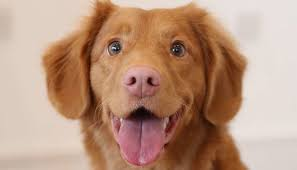
#> input picture dog.jpg, 297 x 170 px, found by its file name
$ python 'practice_3 solution.py'
#> lines starting #> are read from the running program, lines starting #| are printed output that depends on the picture; after the words box and inside, x2 and y2 are one past the last pixel; in counts of white or black regions, pixels touching at a corner belong together
# ----------------------------------------- IMPORTANT INFORTMATION -------------------------------------------------------
# In these practice problems, questions will be commented out by default. When you work on a problem, uncomment the relevant code
# by selecting the lines and pressing CTRL + / (Windows) or CMD + / (Mac).
# For example, for problem 0, we select from PROBLEM 0 START to PROBLEM 0 END
# Try it below


# # ---------- PROBLEM 0 START ----------
# print('hello world!')
# # ---------- PROBLEM 0 END ----------


# When you are finished with each problem, run it to make sure the output matches what you expect. Then, re-comment that problem
# by using the same method and move on to the next problem!


# ---------------------------------------- PROBLEM 1 START ----------------------------------------
# Start off by importing the OpenCV library.
# ---------- SOLUTION GOES HERE ----------
import cv2
# ----------------------------------------
# Now, let's load an image into Python. Use dog.jpg that is included in this folder. You can search up "cv2.imread" for reference.
# Use the variable img to store it.
# To make sure you've loaded the image correctly, the code below it shows the image in your variable in a new window. The window closes when you press anything in your keyboard.
# if this is in the Solutions folder, the string should be '../dog.jpg'
img = cv2.imread('dog.jpg')
#> img is the input picture: shape (170, 297, 3); mean B, G, R 127.4, 149.3, 185.1


cv2.imshow("window", img)
cv2.waitKey()
cv2.destroyAllWindows()
# ---------------------------------------- PROBLEM 1 END ----------------------------------------


# ---------------------------------------- PROBLEM 2 START ----------------------------------------
# With the same image you've loaded in, convert it into grayscale and store it in the below variable.
# Reference: cv2.cvtColor
gray_img = cv2.cvtColor(img , cv2.COLOR_BGR2GRAY)
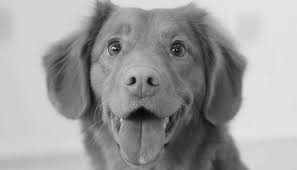
#> gray_img: shape (170, 297); min 4, max 230, mean 157.4
cv2.imshow("window", gray_img)
cv2.waitKey()
cv2.destroyAllWindows()

# ---------------------------------------- PROBLEM 2 END ----------------------------------------


# ---------------------------------------- PROBLEM 3 START ----------------------------------------
# Now, let's perform a Gaussian blur. This smooths out any noise or other weird stuff in the image.
# Doing this helps the computer not get caught up on random dark or light pixels.
# Reference: cv2.GaussianBlur
blur = cv2.GaussianBlur(gray_img, (3, 3), 100)
cv2.imshow("window", blur)
cv2.waitKey()
cv2.destroyAllWindows()
# ---------------------------------------- PROBLEM 3 END ----------------------------------------


# ---------------------------------------- PROBLEM 4 START ----------------------------------------
# Next we'll execute edge detection on the image. This one is really cool, so make sure to look at the result of this step!
# Reference: cv2.Canny()
edge = cv2.Canny(blur, 100, 200)
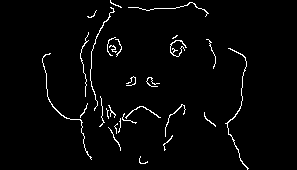
#> edge: shape (170, 297); 2.6% white in thin lines or dots, all inside (x1, y1, x2, y2) = (42, 0, 249, 170)

cv2.imshow("window", edge)
cv2.waitKey()
cv2.destroyAllWindows()

# We're almost done with the pipeline! Here's a freebie, no need to change this code! Be sure to read up on the "cv2.morphologyEx()" method.
import numpy as np
kernel = np.ones((3, 3))
morph = cv2.morphologyEx(edge, cv2.MORPH_CLOSE, kernel, iterations=2)
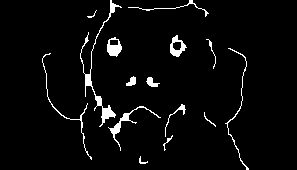
#> morph: shape (170, 297); 3.8% white; 15 white regions (1 under 20 px)

cv2.imshow("window", morph)
cv2.waitKey()
cv2.destroyAllWindows()
# ---------------------------------------- PROBLEM 4 END ----------------------------------------


# ---------------------------------------- PROBLEM 5 START ----------------------------------------
# Last thing to do is find contours. Search up "cv2.findContours" and fill in the blanks denoted by underscores _____.

# cv2.findContours looks for strings of continuous white pixels, hence the name "contour."
# The variable "contours" is a list of all the contours that were found in the source image.

# Fill in the blank for the source image. Remember, we want the most processed version of the image that we have so far.
contours, hierarchy = cv2.findContours(morph, cv2.RETR_TREE, cv2.CHAIN_APPROX_SIMPLE)
#> contours = 17 contours, 5 with area under 20; largest, box (x1, y1, x2, y2) and area: (80, 0, 122, 127) 306, (170, 35, 187, 57) 200, (107, 37, 122, 57) 194, (108, 106, 161, 151) 145, (172, 41, 182, 51) 70
# Here we'll be drawing rectangles around the contours that the computer finds onto the original image.
for c in contours:
    # This skips a contour if the area of the contour is not within a certain threshold.
    # Fill in the blank for the minimum area to see if you can get rectangles around just the dog's eyes!
    if cv2.contourArea(c) <= 150 or cv2.contourArea(c) >= 250:
        continue
    # For each contour in the list of contours, we get the position and the size of a rectangle around that contour.
    x, y, w, h = cv2.boundingRect(c)
    # Then, we draw that rectangle using the original image as a source.
    cv2.rectangle(img, (x, y), (x+w, y+h), (0, 255, 0), 2)
#> this loop made 17 passes
#> (x, y, w, h) on passes 11, 13: (107, 37, 15, 20), (170, 35, 17, 22)
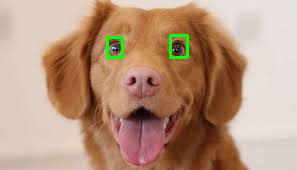
#> img: shape (170, 297, 3); 0.86% of pixels changed, all inside (x1, y1, x2, y2) = (106, 34, 189, 59)

# Now see what came out of that by using cv2.imshow() to show the original image!
cv2.imshow("window", img)
cv2.waitKey()
cv2.destroyAllWindows()
# ---------------------------------------- PROBLEM 5 END ----------------------------------------
